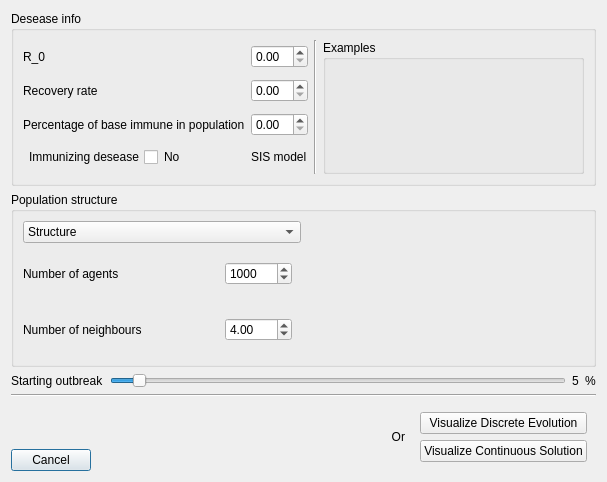
<?xml version="1.0" encoding="UTF-8"?>
<ui version="4.0">
 <class>StartOptionsDialog</class>
 <widget class="QDialog" name="StartOptionsDialog">
  <property name="geometry">
   <rect>
    <x>0</x>
    <y>0</y>
    <width>607</width>
    <height>482</height>
   </rect>
  </property>
  <property name="windowTitle">
   <string>New Simulation -- Options</string>
  </property>
  <property name="modal">
   <bool>true</bool>
  </property>
  <layout class="QVBoxLayout" name="verticalLayout" stretch="1,1,0,0,0">
   <item>
    <widget class="QGroupBox" name="horizontalGroupBox_4">
     <property name="title">
      <string>Desease info</string>
     </property>
     <layout class="QHBoxLayout" name="horizontalLayout_4" stretch="1,0,1">
      <item>
       <layout class="QGridLayout" name="gridLayout_2">
        <item row="3" column="0">
         <layout class="QHBoxLayout" name="horizontalLayout_8">
          <item>
           <widget class="QCheckBox" name="immunizing_checkbox">
            <property name="sizePolicy">
             <sizepolicy hsizetype="Minimum" vsizetype="Minimum">
              <horstretch>0</horstretch>
              <verstretch>0</verstretch>
             </sizepolicy>
            </property>
            <property name="layoutDirection">
             <enum>Qt::RightToLeft</enum>
            </property>
            <property name="text">
             <string>Immunizing desease</string>
            </property>
            <property name="tristate">
             <bool>true</bool>
            </property>
           </widget>
          </item>
          <item>
           <widget class="QLabel" name="yes_no_immunizing_label">
            <property name="text">
             <string>No</string>
            </property>
           </widget>
          </item>
         </layout>
        </item>
        <item row="1" column="0">
         <widget class="QLabel" name="label_5">
          <property name="text">
           <string>Recovery rate</string>
          </property>
         </widget>
        </item>
        <item row="1" column="1">
         <spacer name="horizontalSpacer_5">
          <property name="orientation">
           <enum>Qt::Horizontal</enum>
          </property>
          <property name="sizeHint" stdset="0">
           <size>
            <width>40</width>
            <height>20</height>
           </size>
          </property>
         </spacer>
        </item>
        <item row="1" column="2">
         <widget class="QDoubleSpinBox" name="recovery_spinbox">
          <property name="maximum">
           <double>1.000000000000000</double>
          </property>
          <property name="singleStep">
           <double>0.010000000000000</double>
          </property>
         </widget>
        </item>
        <item row="2" column="0">
         <widget class="QLabel" name="label_6">
          <property name="text">
           <string>Percentage of base immune in population</string>
          </property>
         </widget>
        </item>
        <item row="0" column="2">
         <widget class="QDoubleSpinBox" name="R0_spinbox">
          <property name="singleStep">
           <double>0.500000000000000</double>
          </property>
         </widget>
        </item>
        <item row="2" column="2">
         <widget class="QDoubleSpinBox" name="immune_spinbox"/>
        </item>
        <item row="0" column="1">
         <spacer name="horizontalSpacer_4">
          <property name="orientation">
           <enum>Qt::Horizontal</enum>
          </property>
          <property name="sizeHint" stdset="0">
           <size>
            <width>40</width>
            <height>20</height>
           </size>
          </property>
         </spacer>
        </item>
        <item row="0" column="0">
         <widget class="QLabel" name="label_4">
          <property name="text">
           <string>R_0</string>
          </property>
         </widget>
        </item>
        <item row="2" column="1">
         <spacer name="horizontalSpacer_6">
          <property name="orientation">
           <enum>Qt::Horizontal</enum>
          </property>
          <property name="sizeHint" stdset="0">
           <size>
            <width>40</width>
            <height>20</height>
           </size>
          </property>
         </spacer>
        </item>
        <item row="3" column="1">
         <spacer name="horizontalSpacer_7">
          <property name="orientation">
           <enum>Qt::Horizontal</enum>
          </property>
          <property name="sizeHint" stdset="0">
           <size>
            <width>40</width>
            <height>20</height>
           </size>
          </property>
         </spacer>
        </item>
        <item row="3" column="2">
         <widget class="QLabel" name="model_type_label">
          <property name="sizePolicy">
           <sizepolicy hsizetype="Preferred" vsizetype="Maximum">
            <horstretch>0</horstretch>
            <verstretch>0</verstretch>
           </sizepolicy>
          </property>
          <property name="text">
           <string>SIS model</string>
          </property>
         </widget>
        </item>
       </layout>
      </item>
      <item>
       <widget class="Line" name="line_2">
        <property name="orientation">
         <enum>Qt::Vertical</enum>
        </property>
       </widget>
      </item>
      <item>
       <widget class="QGroupBox" name="groupBox">
        <property name="title">
         <string>Examples</string>
        </property>
        <layout class="QGridLayout" name="examples_layout">
         <item row="1" column="0">
          <spacer name="verticalSpacer">
           <property name="orientation">
            <enum>Qt::Vertical</enum>
           </property>
           <property name="sizeHint" stdset="0">
            <size>
             <width>20</width>
             <height>40</height>
            </size>
           </property>
          </spacer>
         </item>
         <item row="0" column="1">
          <spacer name="horizontalSpacer_2">
           <property name="orientation">
            <enum>Qt::Horizontal</enum>
           </property>
           <property name="sizeHint" stdset="0">
            <size>
             <width>40</width>
             <height>20</height>
            </size>
           </property>
          </spacer>
         </item>
        </layout>
       </widget>
      </item>
     </layout>
    </widget>
   </item>
   <item>
    <widget class="QGroupBox" name="horizontalGroupBox_3">
     <property name="title">
      <string>Population structure</string>
     </property>
     <layout class="QHBoxLayout" name="horizontalLayout_3" stretch="1,1">
      <item>
       <layout class="QVBoxLayout" name="verticalLayout_5">
        <item>
         <widget class="QComboBox" name="structure_combo">
          <property name="styleSheet">
           <string notr="true"/>
          </property>
          <item>
           <property name="text">
            <string>Structure</string>
           </property>
          </item>
          <item>
           <property name="text">
            <string>Static Grid</string>
           </property>
          </item>
          <item>
           <property name="text">
            <string>Moving Grid</string>
           </property>
          </item>
          <item>
           <property name="text">
            <string>Small-world Network</string>
           </property>
          </item>
         </widget>
        </item>
        <item>
         <layout class="QHBoxLayout" name="horizontalLayout_7">
          <item>
           <layout class="QVBoxLayout" name="verticalLayout_6">
            <item>
             <widget class="QLabel" name="label_3">
              <property name="text">
               <string>Number of agents</string>
              </property>
             </widget>
            </item>
            <item>
             <widget class="QLabel" name="label_7">
              <property name="text">
               <string>Number of neighbours</string>
              </property>
             </widget>
            </item>
           </layout>
          </item>
          <item>
           <spacer name="horizontalSpacer_3">
            <property name="orientation">
             <enum>Qt::Horizontal</enum>
            </property>
            <property name="sizeHint" stdset="0">
             <size>
              <width>40</width>
              <height>20</height>
             </size>
            </property>
           </spacer>
          </item>
          <item>
           <layout class="QVBoxLayout" name="verticalLayout_7">
            <item>
             <widget class="QWidget" name="widget" native="true">
              <layout class="QVBoxLayout" name="verticalLayout_8">
               <item>
                <widget class="QSpinBox" name="agents_spinbox">
                 <property name="sizePolicy">
                  <sizepolicy hsizetype="Minimum" vsizetype="Fixed">
                   <horstretch>0</horstretch>
                   <verstretch>0</verstretch>
                  </sizepolicy>
                 </property>
                 <property name="minimum">
                  <number>10</number>
                 </property>
                 <property name="maximum">
                  <number>1000000</number>
                 </property>
                 <property name="singleStep">
                  <number>100</number>
                 </property>
                 <property name="value">
                  <number>1000</number>
                 </property>
                </widget>
               </item>
              </layout>
             </widget>
            </item>
            <item>
             <widget class="QWidget" name="widget_2" native="true">
              <layout class="QVBoxLayout" name="verticalLayout_9">
               <item>
                <widget class="QDoubleSpinBox" name="links_spinbox">
                 <property name="sizePolicy">
                  <sizepolicy hsizetype="Minimum" vsizetype="Fixed">
                   <horstretch>0</horstretch>
                   <verstretch>0</verstretch>
                  </sizepolicy>
                 </property>
                 <property name="maximum">
                  <double>10.000000000000000</double>
                 </property>
                 <property name="singleStep">
                  <double>0.250000000000000</double>
                 </property>
                 <property name="value">
                  <double>4.000000000000000</double>
                 </property>
                </widget>
               </item>
              </layout>
             </widget>
            </item>
           </layout>
          </item>
         </layout>
        </item>
       </layout>
      </item>
      <item>
       <layout class="QHBoxLayout" name="horizontalLayout_2" stretch="0,1">
        <property name="sizeConstraint">
         <enum>QLayout::SetMaximumSize</enum>
        </property>
        <item>
         <widget class="QLabel" name="structure_preview_label">
          <property name="sizePolicy">
           <sizepolicy hsizetype="Fixed" vsizetype="Fixed">
            <horstretch>1</horstretch>
            <verstretch>0</verstretch>
           </sizepolicy>
          </property>
          <property name="minimumSize">
           <size>
            <width>50</width>
            <height>50</height>
           </size>
          </property>
          <property name="text">
           <string/>
          </property>
          <property name="scaledContents">
           <bool>true</bool>
          </property>
         </widget>
        </item>
        <item>
         <spacer name="horizontalSpacer">
          <property name="orientation">
           <enum>Qt::Horizontal</enum>
          </property>
          <property name="sizeHint" stdset="0">
           <size>
            <width>40</width>
            <height>20</height>
           </size>
          </property>
         </spacer>
        </item>
       </layout>
      </item>
     </layout>
    </widget>
   </item>
   <item>
    <layout class="QHBoxLayout" name="horizontalLayout_9">
     <item>
      <widget class="QLabel" name="label_2">
       <property name="text">
        <string>Starting outbreak</string>
       </property>
      </widget>
     </item>
     <item>
      <widget class="QSlider" name="infected_slider">
       <property name="value">
        <number>5</number>
       </property>
       <property name="orientation">
        <enum>Qt::Horizontal</enum>
       </property>
      </widget>
     </item>
     <item>
      <widget class="QLabel" name="label_8">
       <property name="text">
        <string>5</string>
       </property>
      </widget>
     </item>
     <item>
      <widget class="QLabel" name="label_9">
       <property name="text">
        <string>%</string>
       </property>
      </widget>
     </item>
    </layout>
   </item>
   <item>
    <widget class="Line" name="line">
     <property name="orientation">
      <enum>Qt::Horizontal</enum>
     </property>
    </widget>
   </item>
   <item>
    <layout class="QHBoxLayout" name="horizontalLayout" stretch="0,1,0">
     <item>
      <layout class="QVBoxLayout" name="verticalLayout_11">
       <item>
        <spacer name="verticalSpacer_2">
         <property name="orientation">
          <enum>Qt::Vertical</enum>
         </property>
         <property name="sizeHint" stdset="0">
          <size>
           <width>20</width>
           <height>40</height>
          </size>
         </property>
        </spacer>
       </item>
       <item>
        <widget class="QPushButton" name="pushButton">
         <property name="text">
          <string>Cancel</string>
         </property>
        </widget>
       </item>
      </layout>
     </item>
     <item>
      <widget class="QLabel" name="note_label">
       <property name="text">
        <string>Or</string>
       </property>
       <property name="alignment">
        <set>Qt::AlignRight|Qt::AlignTrailing|Qt::AlignVCenter</set>
       </property>
      </widget>
     </item>
     <item>
      <widget class="QWidget" name="buttons_widget" native="true">
       <property name="mouseTracking">
        <bool>true</bool>
       </property>
       <layout class="QVBoxLayout" name="verticalLayout_10">
        <item>
         <widget class="QPushButton" name="discrete_go_button">
          <property name="text">
           <string>Visualize Discrete Evolution</string>
          </property>
         </widget>
        </item>
        <item>
         <widget class="QPushButton" name="continuous_go_button">
          <property name="mouseTracking">
           <bool>false</bool>
          </property>
          <property name="text">
           <string>Visualize Continuous Solution</string>
          </property>
         </widget>
        </item>
       </layout>
      </widget>
     </item>
    </layout>
   </item>
  </layout>
 </widget>
 <resources/>
 <connections>
  <connection>
   <sender>structure_combo</sender>
   <signal>currentTextChanged(QString)</signal>
   <receiver>StartOptionsDialog</receiver>
   <slot>structure_selected(QString)</slot>
   <hints>
    <hint type="sourcelabel">
     <x>176</x>
     <y>239</y>
    </hint>
    <hint type="destinationlabel">
     <x>14</x>
     <y>152</y>
    </hint>
   </hints>
  </connection>
  <connection>
   <sender>infected_slider</sender>
   <signal>valueChanged(int)</signal>
   <receiver>label_8</receiver>
   <slot>setNum(int)</slot>
   <hints>
    <hint type="sourcelabel">
     <x>562</x>
     <y>379</y>
    </hint>
    <hint type="destinationlabel">
     <x>577</x>
     <y>380</y>
    </hint>
   </hints>
  </connection>
  <connection>
   <sender>immunizing_checkbox</sender>
   <signal>stateChanged(int)</signal>
   <receiver>StartOptionsDialog</receiver>
   <slot>immunizing_state_changed(int)</slot>
   <hints>
    <hint type="sourcelabel">
     <x>185</x>
     <y>161</y>
    </hint>
    <hint type="destinationlabel">
     <x>287</x>
     <y>241</y>
    </hint>
   </hints>
  </connection>
  <connection>
   <sender>pushButton</sender>
   <signal>pressed()</signal>
   <receiver>StartOptionsDialog</receiver>
   <slot>reject()</slot>
   <hints>
    <hint type="sourcelabel">
     <x>90</x>
     <y>470</y>
    </hint>
    <hint type="destinationlabel">
     <x>86</x>
     <y>348</y>
    </hint>
   </hints>
  </connection>
  <connection>
   <sender>discrete_go_button</sender>
   <signal>pressed()</signal>
   <receiver>StartOptionsDialog</receiver>
   <slot>discrete_go_pressed()</slot>
   <hints>
    <hint type="sourcelabel">
     <x>587</x>
     <y>431</y>
    </hint>
    <hint type="destinationlabel">
     <x>468</x>
     <y>511</y>
    </hint>
   </hints>
  </connection>
  <connection>
   <sender>continuous_go_button</sender>
   <signal>pressed()</signal>
   <receiver>StartOptionsDialog</receiver>
   <slot>continuous_go_pressed()</slot>
   <hints>
    <hint type="sourcelabel">
     <x>587</x>
     <y>462</y>
    </hint>
    <hint type="destinationlabel">
     <x>574</x>
     <y>507</y>
    </hint>
   </hints>
  </connection>
 </connections>
 <slots>
  <slot>test_desease_pressed()</slot>
  <slot>discrete_go_pressed()</slot>
  <slot>continuous_go_pressed()</slot>
  <slot>structure_selected(QString)</slot>
  <slot>load_asked()</slot>
  <slot>immunizing_state_changed(int)</slot>
 </slots>
</ui>
